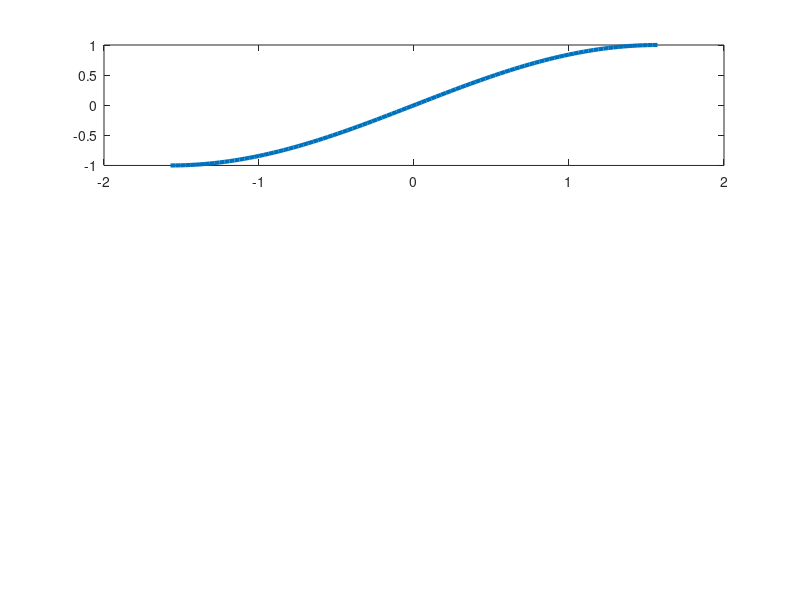

This chart was generated by the following MATLAB code: (Note: this script raises an error after producing the figure.)
%% Tema lab06

%% Interpolarea Spline Liniara
% <include>SplineL</include>

%% Metoda Spline Patratica
% <include>SplineP</include>

%% Interpolarea Spline Cubica
% <include>SplineCubic</include>

%% Derivarea Numerica
% <include>DerivNum</include>

%% Metoda Richardson
% <include>MetRichardson</include>

%% Metoda Richardson2
% <include>MetRichardson2</include>

%% Problema 2

f = @(x)sin(x);
xmin = -pi/2;
xmax = pi/2;
x = linspace(xmin,xmax,100);

N = [2, 4, 10];

for idx=1:3
    n = N(idx);
    X = linspace(xmin,xmax,n+1);
    Y = f(X);

    figure(1);
    subplot(3,1,idx);
    plot(x,f(x), 'LineWidth', 3);
    hold on;
    plot(x, SplineL(X, Y, x), 'g', 'LineWidth', 3);
    plot(X, f(X), 'or', 'LineWidth', 3);
    legend('sin(x)','SplineL', 'Puncte interpolare', 'Location', 'Best');
    title('Functia SplineL, n='+string(n));
end


%% Problema 4

f = @(x)sin(x);
fp = @(x)cos(x);
xmin = -pi/2;
xmax = pi/2;
x = linspace(xmin,xmax,100);
fpa = fp(xmin);

N = [2, 4, 10];
for idx=1:3
    n = N(idx);
    X = linspace(xmin,xmax,n+1);
    Y = f(X);

    figure(2);
    subplot(3,1,idx);
    plot(x,f(x), 'LineWidth', 3);
    hold on;

    [yP, zP] = SplineP(X, Y, fpa, x);
    plot(x, yP, 'g', 'LineWidth', 3);
    plot(X, f(X), 'or', 'LineWidth', 3);
    legend('sin(x)','SplineP', 'Puncte interpolare', 'Location', 'Best');
    title('Functia SplineP, n='+string(n));

    figure(3);
    subplot(3,1,idx);
    plot(x, fp(x), 'LineWidth', 3);
    hold on;
    plot(x, zP, 'g', 'LineWidth', 3);
    plot(X, fp(X), 'or', 'LineWidth', 3);
    legend('cos(x)','derivata SplineP','Puncte interpolare', 'Location', 'Best');
    title('Derivata functiei SplineP si derivata functiei f, n='+string(n));
end

%% Problema 5

f = @(x)sin(x);
fp = @(x)cos(x);
fs = @(x)-sin(x);

xmin = -pi/2;
xmax = pi/2;
x = linspace(xmin,xmax,100);
fpa = fp(xmin);
fpb = fp(xmax);

N = [2, 4, 10];
for idx=1:3
    n = N(idx);
    X = linspace(xmin,xmax,n+1);
    Y = f(X);

    figure(4);
    subplot(3,1,idx);
    plot(x,f(x), 'LineWidth', 3);
    hold on;

    [yC, zC, tC] = SplineCubic(X, Y, x, fpa, fpb);
    plot(x, yC, 'g', 'LineWidth', 3);
    plot(X, f(X), 'or', 'LineWidth', 3);
    legend('sin(x)','SplineC', 'Puncte interpolare', 'Location', 'Best');
    title('Functia SplineC, n='+string(n));

    figure(5);
    subplot(3,1,idx);
    plot(x, fp(x), 'LineWidth', 3);
    hold on;
    plot(x, zC, 'g', 'LineWidth', 3);
    plot(X, fp(X), 'or', 'LineWidth', 3);
    legend('cos(x)','derivata SplineC','Puncte interpolare', 'Location', 'Best');
    title('Derivata functiei SplineC si derivata functiei f, n='+string(n));

    figure(6);
    subplot(3,1,idx);
    plot(x, fs(x), 'LineWidth', 3);
    hold on;
    plot(x, tC, 'g', 'LineWidth', 3);
    plot(X, fs(X), 'or', 'LineWidth', 3);
    legend('-sin(x)','derivata 2 SplineC','Puncte interpolare', 'Location', 'Best');
    title('Derivata 2 a functiei SplineC si derivata 2 a functiei f, n='+string(n));
end

%% Problema 6

f = @(x)sin(x);
fp = @(x)cos(x);
a = 0;
b = pi;
m = 100;

x = linspace(a,b,m);
y = f(x);

metode = ["diferente finite progresive", "diferente finite regresive", "diferente finite centrale"];
for idx = 1:3
    metoda = metode(idx);
    dy = DerivNum(x,y,metoda);
    figure(7);
    subplot(3,1,idx);
    plot(x,fp(x), 'LineWidth', 4);
    hold on;
    plot(x(2:length(x)-1),dy(2:length(dy)), 'g', 'LineWidth', 3);
    legend('cos(x)', 'DerivNum', 'Location', 'Best');
    title(metoda);
    
    figure(8);
    subplot(3,1,idx);
    plot(x(2:length(x)-1),abs(dy(2:length(dy)) - fp(x(2:length(x)-1))), 'LineWidth', 3);
    title("Eroarea prin " + metoda);
end

%% Problema 7

f = @(x)sin(x);
fp = @(x)cos(x);
fs = @(x)-sin(x);
a = 0;
b = pi;
N = [4, 6, 10];
x=linspace(a,b,100); 
h=x(2)-x(1);

for idx = 1:3
   n = N(idx);
   
   figure(9);
   subplot(3,1,idx);
   df = MetRichardson(f, x, h, n);
   plot(x,fp(x), 'LineWidth', 5);
   hold on;
   plot(x, df, 'g', 'LineWidth', 3);
   legend('cos(x)', 'MetRichardson', 'Location', 'Best');
   title("f' MetRichardson n="+string(n));
  
   figure(10);
   subplot(3,1,idx);
   plot(x, abs(df - fp(x)), 'LineWidth', 3);
   title("Eroarea MetRichardson n="+string(n));
   
   figure(11);
   subplot(3,1,idx);
   d2f = MetRichardson2(f, x, h, n-1);
   plot(x,fs(x), 'LineWidth', 5);
   hold on;
   plot(x, d2f, 'g', 'LineWidth', 3);
   legend('-sin(x)', 'MetRichardson2', 'Location', 'Best');
   title("f'' MetRichardson2 n="+string(n));
end

